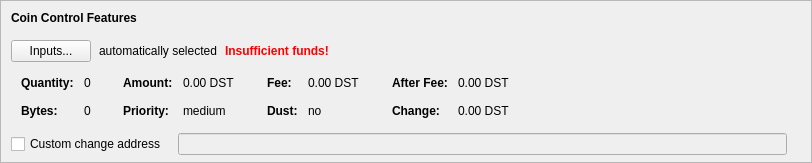
    <widget class="QFrame" name="frameCoinControl">
     <property name="sizePolicy">
      <sizepolicy hsizetype="Expanding" vsizetype="Expanding">
       <horstretch>0</horstretch>
       <verstretch>0</verstretch>
      </sizepolicy>
     </property>
     <property name="maximumSize">
      <size>
       <width>16777215</width>
       <height>16777215</height>
      </size>
     </property>
     <property name="frameShape">
      <enum>QFrame::StyledPanel</enum>
     </property>
     <property name="frameShadow">
      <enum>QFrame::Sunken</enum>
     </property>
     <layout class="QVBoxLayout" name="verticalLayoutCoinControl2">
      <property name="spacing">
       <number>0</number>
      </property>
      <property name="leftMargin">
       <number>0</number>
      </property>
      <property name="topMargin">
       <number>0</number>
      </property>
      <property name="rightMargin">
       <number>0</number>
      </property>
      <property name="bottomMargin">
       <number>6</number>
      </property>
      <item>
       <layout class="QVBoxLayout" name="verticalLayoutCoinControl" stretch="0,0,0,0,1">
        <property name="spacing">
         <number>0</number>
        </property>
        <property name="leftMargin">
         <number>10</number>
        </property>
        <property name="topMargin">
         <number>10</number>
        </property>
        <item>
         <layout class="QHBoxLayout" name="horizontalLayoutCoinControl1">
          <property name="bottomMargin">
           <number>15</number>
          </property>
          <item>
           <widget class="QLabel" name="labelCoinControlFeatures">
            <property name="sizePolicy">
             <sizepolicy hsizetype="Preferred" vsizetype="Maximum">
              <horstretch>0</horstretch>
              <verstretch>0</verstretch>
             </sizepolicy>
            </property>
            <property name="font">
             <font>
              <weight>75</weight>
              <bold>true</bold>
             </font>
            </property>
            <property name="styleSheet">
             <string notr="true">font-weight:bold;</string>
            </property>
            <property name="text">
             <string>Coin Control Features</string>
            </property>
           </widget>
          </item>
         </layout>
        </item>
        <item>
         <layout class="QHBoxLayout" name="horizontalLayoutCoinControl2" stretch="0,0,0,0">
          <property name="spacing">
           <number>8</number>
          </property>
          <property name="bottomMargin">
           <number>10</number>
          </property>
          <item>
           <widget class="QPushButton" name="pushButtonCoinControl">
            <property name="styleSheet">
             <string notr="true"/>
            </property>
            <property name="text">
             <string>Inputs...</string>
            </property>
            <property name="autoDefault">
             <bool>false</bool>
            </property>
           </widget>
          </item>
          <item>
           <widget class="QLabel" name="labelCoinControlAutomaticallySelected">
            <property name="text">
             <string>automatically selected</string>
            </property>
            <property name="margin">
             <number>5</number>
            </property>
           </widget>
          </item>
          <item>
           <widget class="QLabel" name="labelCoinControlInsuffFunds">
            <property name="font">
             <font>
              <weight>75</weight>
              <bold>true</bold>
             </font>
            </property>
            <property name="styleSheet">
             <string notr="true">color:red;font-weight:bold;</string>
            </property>
            <property name="text">
             <string>Insufficient funds!</string>
            </property>
            <property name="margin">
             <number>5</number>
            </property>
           </widget>
          </item>
          <item>
           <spacer name="horizontalSpacerCoinControl">
            <property name="orientation">
             <enum>Qt::Horizontal</enum>
            </property>
            <property name="sizeHint" stdset="0">
             <size>
              <width>40</width>
              <height>1</height>
             </size>
            </property>
           </spacer>
          </item>
         </layout>
        </item>
        <item>
         <widget class="QWidget" name="widgetCoinControl" native="true">
          <property name="sizePolicy">
           <sizepolicy hsizetype="Preferred" vsizetype="Preferred">
            <horstretch>0</horstretch>
            <verstretch>0</verstretch>
           </sizepolicy>
          </property>
          <property name="minimumSize">
           <size>
            <width>0</width>
            <height>0</height>
           </size>
          </property>
          <property name="styleSheet">
           <string notr="true"/>
          </property>
          <layout class="QHBoxLayout" name="horizontalLayoutCoinControl5">
           <property name="leftMargin">
            <number>0</number>
           </property>
           <property name="topMargin">
            <number>0</number>
           </property>
           <property name="rightMargin">
            <number>0</number>
           </property>
           <property name="bottomMargin">
            <number>0</number>
           </property>
           <item>
            <layout class="QHBoxLayout" name="horizontalLayoutCoinControl3" stretch="0,0,0,1">
             <property name="spacing">
              <number>20</number>
             </property>
             <property name="topMargin">
              <number>0</number>
             </property>
             <property name="bottomMargin">
              <number>10</number>
             </property>
             <item>
              <layout class="QFormLayout" name="formLayoutCoinControl1">
               <property name="horizontalSpacing">
                <number>10</number>
               </property>
               <property name="verticalSpacing">
                <number>14</number>
               </property>
               <property name="leftMargin">
                <number>10</number>
               </property>
               <property name="topMargin">
                <number>4</number>
               </property>
               <property name="rightMargin">
                <number>6</number>
               </property>
               <item row="0" column="0">
                <widget class="QLabel" name="labelCoinControlQuantityText">
                 <property name="font">
                  <font>
                   <weight>75</weight>
                   <bold>true</bold>
                  </font>
                 </property>
                 <property name="text">
                  <string>Quantity:</string>
                 </property>
                 <property name="margin">
                  <number>0</number>
                 </property>
                </widget>
               </item>
               <item row="0" column="1">
                <widget class="QLabel" name="labelCoinControlQuantity">
                 <property name="cursor">
                  <cursorShape>IBeamCursor</cursorShape>
                 </property>
                 <property name="contextMenuPolicy">
                  <enum>Qt::ActionsContextMenu</enum>
                 </property>
                 <property name="text">
                  <string notr="true">0</string>
                 </property>
                 <property name="margin">
                  <number>0</number>
                 </property>
                 <property name="textInteractionFlags">
                  <set>Qt::LinksAccessibleByMouse|Qt::TextSelectableByKeyboard|Qt::TextSelectableByMouse</set>
                 </property>
                </widget>
               </item>
               <item row="1" column="0">
                <widget class="QLabel" name="labelCoinControlBytesText">
                 <property name="font">
                  <font>
                   <weight>75</weight>
                   <bold>true</bold>
                  </font>
                 </property>
                 <property name="text">
                  <string>Bytes:</string>
                 </property>
                </widget>
               </item>
               <item row="1" column="1">
                <widget class="QLabel" name="labelCoinControlBytes">
                 <property name="cursor">
                  <cursorShape>IBeamCursor</cursorShape>
                 </property>
                 <property name="contextMenuPolicy">
                  <enum>Qt::ActionsContextMenu</enum>
                 </property>
                 <property name="text">
                  <string notr="true">0</string>
                 </property>
                 <property name="textInteractionFlags">
                  <set>Qt::LinksAccessibleByMouse|Qt::TextSelectableByKeyboard|Qt::TextSelectableByMouse</set>
                 </property>
                </widget>
               </item>
              </layout>
             </item>
             <item>
              <layout class="QFormLayout" name="formLayoutCoinControl2">
               <property name="horizontalSpacing">
                <number>10</number>
               </property>
               <property name="verticalSpacing">
                <number>14</number>
               </property>
               <property name="leftMargin">
                <number>6</number>
               </property>
               <property name="topMargin">
                <number>4</number>
               </property>
               <property name="rightMargin">
                <number>6</number>
               </property>
               <item row="0" column="0">
                <widget class="QLabel" name="labelCoinControlAmountText">
                 <property name="font">
                  <font>
                   <weight>75</weight>
                   <bold>true</bold>
                  </font>
                 </property>
                 <property name="text">
                  <string>Amount:</string>
                 </property>
                 <property name="margin">
                  <number>0</number>
                 </property>
                </widget>
               </item>
               <item row="0" column="1">
                <widget class="QLabel" name="labelCoinControlAmount">
                 <property name="cursor">
                  <cursorShape>IBeamCursor</cursorShape>
                 </property>
                 <property name="contextMenuPolicy">
                  <enum>Qt::ActionsContextMenu</enum>
                 </property>
                 <property name="text">
                  <string notr="true">0.00 DST</string>
                 </property>
                 <property name="textInteractionFlags">
                  <set>Qt::LinksAccessibleByMouse|Qt::TextSelectableByKeyboard|Qt::TextSelectableByMouse</set>
                 </property>
                </widget>
               </item>
               <item row="1" column="0">
                <widget class="QLabel" name="labelCoinControlPriorityText">
                 <property name="font">
                  <font>
                   <weight>75</weight>
                   <bold>true</bold>
                  </font>
                 </property>
                 <property name="text">
                  <string>Priority:</string>
                 </property>
                </widget>
               </item>
               <item row="1" column="1">
                <widget class="QLabel" name="labelCoinControlPriority">
                 <property name="cursor">
                  <cursorShape>IBeamCursor</cursorShape>
                 </property>
                 <property name="contextMenuPolicy">
                  <enum>Qt::ActionsContextMenu</enum>
                 </property>
                 <property name="text">
                  <string notr="true">medium</string>
                 </property>
                 <property name="textInteractionFlags">
                  <set>Qt::LinksAccessibleByMouse|Qt::TextSelectableByKeyboard|Qt::TextSelectableByMouse</set>
                 </property>
                </widget>
               </item>
              </layout>
             </item>
             <item>
              <layout class="QFormLayout" name="formLayoutCoinControl3">
               <property name="horizontalSpacing">
                <number>10</number>
               </property>
               <property name="verticalSpacing">
                <number>14</number>
               </property>
               <property name="leftMargin">
                <number>6</number>
               </property>
               <property name="topMargin">
                <number>4</number>
               </property>
               <property name="rightMargin">
                <number>6</number>
               </property>
               <item row="0" column="0">
                <widget class="QLabel" name="labelCoinControlFeeText">
                 <property name="font">
                  <font>
                   <weight>75</weight>
                   <bold>true</bold>
                  </font>
                 </property>
                 <property name="text">
                  <string>Fee:</string>
                 </property>
                 <property name="margin">
                  <number>0</number>
                 </property>
                </widget>
               </item>
               <item row="0" column="1">
                <widget class="QLabel" name="labelCoinControlFee">
                 <property name="cursor">
                  <cursorShape>IBeamCursor</cursorShape>
                 </property>
                 <property name="contextMenuPolicy">
                  <enum>Qt::ActionsContextMenu</enum>
                 </property>
                 <property name="text">
                  <string notr="true">0.00 DST</string>
                 </property>
                 <property name="textInteractionFlags">
                  <set>Qt::LinksAccessibleByMouse|Qt::TextSelectableByKeyboard|Qt::TextSelectableByMouse</set>
                 </property>
                </widget>
               </item>
               <item row="1" column="0">
                <widget class="QLabel" name="labelCoinControlLowOutputText">
                 <property name="font">
                  <font>
                   <weight>75</weight>
                   <bold>true</bold>
                  </font>
                 </property>
                 <property name="text">
                  <string>Dust:</string>
                 </property>
                </widget>
               </item>
               <item row="1" column="1">
                <widget class="QLabel" name="labelCoinControlLowOutput">
                 <property name="cursor">
                  <cursorShape>IBeamCursor</cursorShape>
                 </property>
                 <property name="contextMenuPolicy">
                  <enum>Qt::ActionsContextMenu</enum>
                 </property>
                 <property name="text">
                  <string notr="true">no</string>
                 </property>
                 <property name="textInteractionFlags">
                  <set>Qt::LinksAccessibleByMouse|Qt::TextSelectableByKeyboard|Qt::TextSelectableByMouse</set>
                 </property>
                </widget>
               </item>
              </layout>
             </item>
             <item>
              <layout class="QFormLayout" name="formLayoutCoinControl4">
               <property name="horizontalSpacing">
                <number>10</number>
               </property>
               <property name="verticalSpacing">
                <number>14</number>
               </property>
               <property name="leftMargin">
                <number>6</number>
               </property>
               <property name="topMargin">
                <number>4</number>
               </property>
               <property name="rightMargin">
                <number>6</number>
               </property>
               <item row="0" column="0">
                <widget class="QLabel" name="labelCoinControlAfterFeeText">
                 <property name="font">
                  <font>
                   <weight>75</weight>
                   <bold>true</bold>
                  </font>
                 </property>
                 <property name="text">
                  <string>After Fee:</string>
                 </property>
                 <property name="margin">
                  <number>0</number>
                 </property>
                </widget>
               </item>
               <item row="0" column="1">
                <widget class="QLabel" name="labelCoinControlAfterFee">
                 <property name="cursor">
                  <cursorShape>IBeamCursor</cursorShape>
                 </property>
                 <property name="contextMenuPolicy">
                  <enum>Qt::ActionsContextMenu</enum>
                 </property>
                 <property name="text">
                  <string notr="true">0.00 DST</string>
                 </property>
                 <property name="textInteractionFlags">
                  <set>Qt::LinksAccessibleByMouse|Qt::TextSelectableByKeyboard|Qt::TextSelectableByMouse</set>
                 </property>
                </widget>
               </item>
               <item row="1" column="0">
                <widget class="QLabel" name="labelCoinControlChangeText">
                 <property name="font">
                  <font>
                   <weight>75</weight>
                   <bold>true</bold>
                  </font>
                 </property>
                 <property name="text">
                  <string>Change:</string>
                 </property>
                </widget>
               </item>
               <item row="1" column="1">
                <widget class="QLabel" name="labelCoinControlChange">
                 <property name="cursor">
                  <cursorShape>IBeamCursor</cursorShape>
                 </property>
                 <property name="contextMenuPolicy">
                  <enum>Qt::ActionsContextMenu</enum>
                 </property>
                 <property name="text">
                  <string notr="true">0.00 DST</string>
                 </property>
                 <property name="textInteractionFlags">
                  <set>Qt::LinksAccessibleByMouse|Qt::TextSelectableByKeyboard|Qt::TextSelectableByMouse</set>
                 </property>
                </widget>
               </item>
              </layout>
             </item>
            </layout>
           </item>
          </layout>
         </widget>
        </item>
        <item>
         <layout class="QHBoxLayout" name="horizontalLayoutCoinControl4" stretch="0,0,0">
          <property name="spacing">
           <number>12</number>
          </property>
          <property name="sizeConstraint">
           <enum>QLayout::SetDefaultConstraint</enum>
          </property>
          <property name="topMargin">
           <number>5</number>
          </property>
          <property name="rightMargin">
           <number>5</number>
          </property>
          <item>
           <widget class="QCheckBox" name="checkBoxCoinControlChange">
            <property name="toolTip">
             <string>If this is activated, but the change address is empty or invalid, change will be sent to a newly generated address.</string>
            </property>
            <property name="text">
             <string>Custom change address</string>
            </property>
           </widget>
          </item>
          <item>
           <widget class="QValidatedLineEdit" name="lineEditCoinControlChange">
            <property name="enabled">
             <bool>false</bool>
            </property>
            <property name="sizePolicy">
             <sizepolicy hsizetype="Expanding" vsizetype="Fixed">
              <horstretch>0</horstretch>
              <verstretch>0</verstretch>
             </sizepolicy>
            </property>
           </widget>
          </item>
          <item>
           <widget class="QLabel" name="labelCoinControlChangeLabel">
            <property name="sizePolicy">
             <sizepolicy hsizetype="Preferred" vsizetype="Expanding">
              <horstretch>0</horstretch>
              <verstretch>0</verstretch>
             </sizepolicy>
            </property>
            <property name="minimumSize">
             <size>
              <width>0</width>
              <height>0</height>
             </size>
            </property>
            <property name="text">
             <string/>
            </property>
            <property name="margin">
             <number>3</number>
            </property>
           </widget>
          </item>
         </layout>
        </item>
        <item>
         <spacer name="verticalSpacerCoinControl">
          <property name="orientation">
           <enum>Qt::Vertical</enum>
          </property>
          <property name="sizeHint" stdset="0">
           <size>
            <width>800</width>
            <height>1</height>
           </size>
          </property>
         </spacer>
        </item>
       </layout>
      </item>
     </layout>
    </widget>
